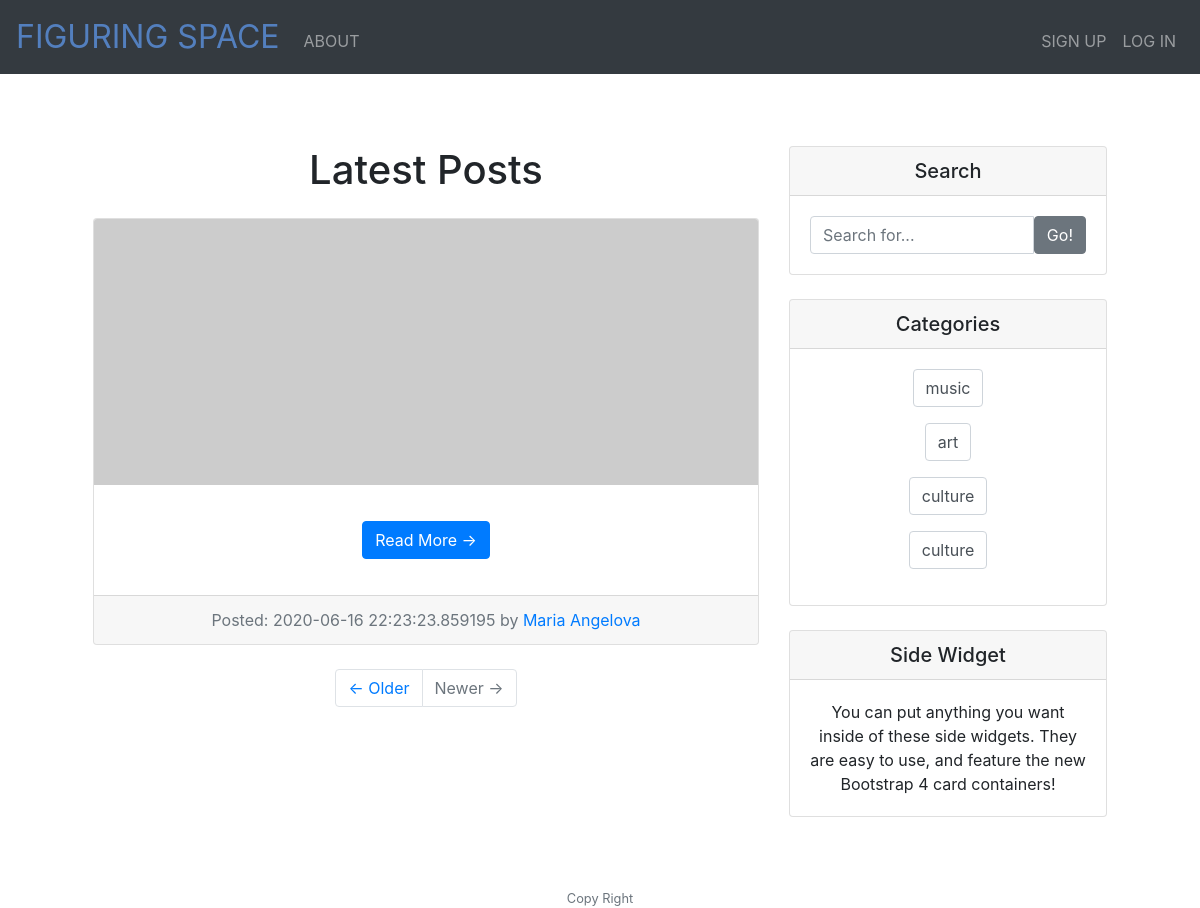
The page / on the database its author committed.
### models.py (models this page shows, shortened)
class Post(db.Model):
    id = db.Column(db.Integer, primary_key=True)
    title = db.Column(db.String(50))
    subtitle = db.Column(db.String(50))
    date_posted = db.Column(db.DateTime)
    content = db.Column(db.Text)
    author = db.Column(db.Integer, db.ForeignKey("user.id"))
    categories = db.relationship("Category", secondary='categories', backref=db.backref('posts', lazy='dynamic'))

class User(db.Model):
    id = db.Column(db.Integer, primary_key=True)
    first_name = db.Column(db.String(50))
    last_name = db.Column(db.String(50))
    email = db.Column(db.String(50))
    password = db.Column(db.String(20))
    registered = db.Column(db.DateTime)
    posts = db.relationship("Post", backref='user')

class Category(db.Model):
    id = db.Column(db.Integer, primary_key=True)
    title = db.Column(db.String(50))

### app.py (the view)
@app.route("/")
def index():
    posts = Post.query.join(User).order_by(desc(Post.date_posted)).all()
    categories = Category.query.all()
    return render_template("index.html", posts=posts, categories=categories)

### app.py (called while the page is built)
@app.after_request
def after_request(response):
    response.headers["Cache-Control"] = "no-cache, no-store, must-revalidate"
    response.headers["Expires"] = 0
    response.headers["Pragma"] = "no-cache"
    return response

### templates/index.html (shortened to what this page needs)
{% extends "layout.html" %} {% block main %}
<div class="container">
  <div class="row">
    <div class="col-md-8">
      <h1 class="my-4">
        Latest Posts
      </h1>
      {%for post in posts%}
      <div class="card mb-4">
        <img
          class="card-img-top"
          src="http://placehold.it/750x300"
          alt="Card image cap"
        />
        <div class="card-body">
          <a href="/post/{{post.id}}" class="btn btn-primary"
            >Read More &rarr;</a
          >
        </div>
        <div class="card-footer text-muted">
          Posted: {{post.date_posted}} by
          <a href="#">{{post.user.first_name}} {{post.user.last_name}}</a>
        </div>
      </div>
      {%endfor%}
      <ul class="pagination justify-content-center mb-4">
        <li class="page-item">
          <a class="page-link" href="#">&larr; Older</a>
        </li>
        <li class="page-item disabled">
          <a class="page-link" href="#">Newer &rarr;</a>
        </li>
      </ul>
    </div>
    <div class="col-md-4">
      <div class="card my-4">
        <h5 class="card-header">Search</h5>
        <div class="card-body">
          <div class="input-group">
            <input
              type="text"
              class="form-control"
              placeholder="Search for..."
            />
            <span class="input-group-btn">
              <button class="btn btn-secondary" type="button">Go!</button>
            </span>
          </div>
        </div>
      </div>
      <div class="card my-4">
        <h5 class="card-header">Categories</h5>
        <div class="card-body">
          <ul class="list-unstyled mb-0">
            {%for category in categories%}
            <form action="/posts/{{category.title}}" method="post">
              <div class="form-group">
                <input
                  class="form-control"
                  name="category"
                  type="submit"
                  value="{{category.title}}"
                />
              </div>
            </form>
            {%endfor%}
          </ul>
        </div>
      </div>
      <div class="card my-4">
        <h5 class="card-header">Side Widget</h5>
        <div class="card-body">
          You can put anything you want inside of these side widgets. They are
          easy to use, and feature the new Bootstrap 4 card containers!
        </div>
      </div>
    </div>
  </div>
</div>
{% endblock %}

### static/style.css (style rules this page uses)
ul { display: inline-block; }
main .form-control { display: inline-block; width: auto; }
main img { max-width: 100%; }

### rows shown on the page
Post: date_posted "2020-06-16 22:23:23.859195", user.first_name "Maria", user.last_name "Angelova"
Category: category "music"
Category: category "art"
Category: category "culture"
Category: category "culture"
